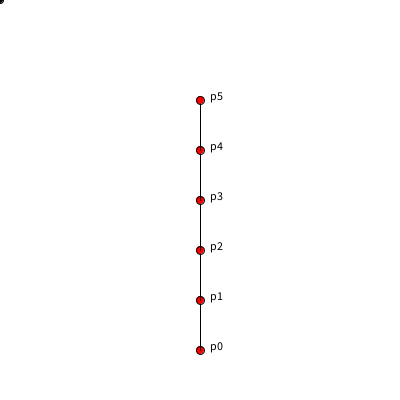
Frame 1 (no input)
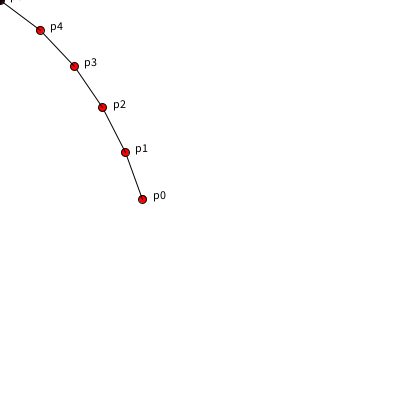
Frame 60 (the mouse pressed at the canvas centre just before this capture)
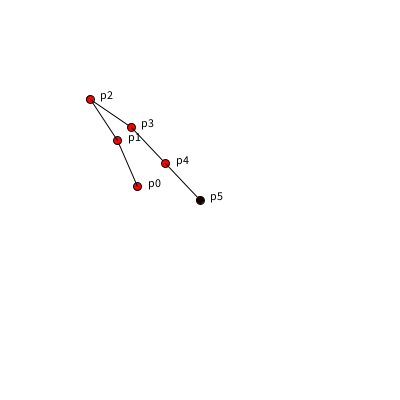
Frame 120 (the mouse held since frame 60 and released just before this capture)

The Processing sketch that drew these frames (run headless with seeded random() and noise(); from frame 60 on, the mouse is pressed at the canvas centre):

// Processing sketch: week14_9
// ── week14_9.pde
//week14_8
void setup()
{
  size(400,400);
  for(int i=0; i<6; i++)//把頂點從下到上放好
  {
    p[i] = new PVector(200,350-50*i);
  }
}
PVector[]p = new PVector[6];//有6個頂點
void draw()
{
  background(255);
  for(int i=0; i<6; i++)//用迴圈，畫點，畫字
  {
    if(i>0)line(p[i-1].x,p[i-1].y,p[i].x,p[i].y);
    fill(255,0,0);//紅色的圈圈
    ellipse(p[i].x,p[i].y,8,8);
    fill(0);
    text("p"+i,p[i].x+10,p[i].y);//字往右一點點
  }
  PVector now = new PVector(mouseX,mouseY);//現在的位置
  p[5].x = now.x;
  p[5].y = now.y;
  for(int i=4; i>=0; i--)
  {
    PVector v = PVector.sub(now,p[i]).normalize().mult(50);//因為長度限制為50，所以長向量 先長度變成I，在乘上50
    p[i].x = now.x-v.x;//新的位置，是中心。在加長度50的這小段
    p[i].y = now.y-v.y;//新的位置，是中心。在加長度50的這小段
    now = p[i];  
  }
  ellipse(mouseX,mouseY,6,6);//滑鼠也有1個小點，要控制座標移動
  //line(p[4].x,p[4].y,mouseX,mouseY);
}
